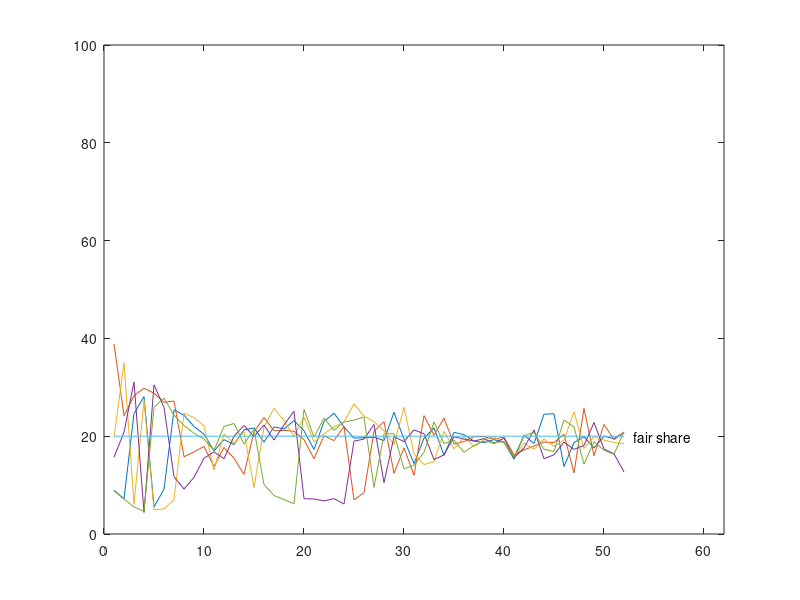

This chart was generated by the following MATLAB code:
clear; close all; 
    
num_flows = 5 ;
bw = 100 ;

x = load('flows_throughput.txt') ; 

figure ; 

for i=1:num_flows
    z = x(i:5:end) ;
    plot(1:length(z), z) 
    hold on; 
end 
xlim([0 length(z)+10])
ylim([0 100])
plot([1 length(z)],[bw/num_flows bw/num_flows])
text(53,20,'fair share')
